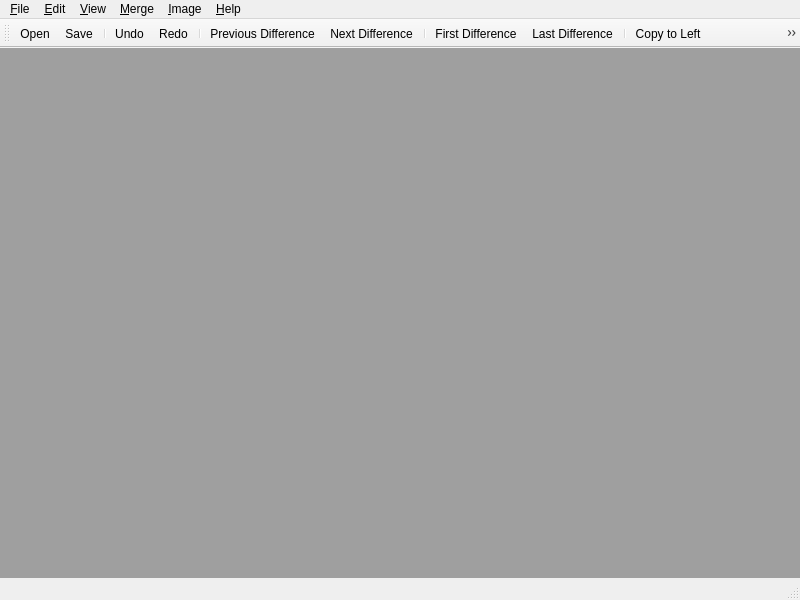
<?xml version="1.0" encoding="UTF-8"?>
<ui version="4.0">
 <class>MainWindow</class>
 <widget class="QMainWindow" name="MainWindow">
  <property name="geometry">
   <rect>
    <x>0</x>
    <y>0</y>
    <width>800</width>
    <height>600</height>
   </rect>
  </property>
  <property name="windowTitle">
   <string>QtIMerge</string>
  </property>
  <widget class="QWidget" name="centralWidget">
   <layout class="QHBoxLayout" name="horizontalLayout">
    <property name="leftMargin">
     <number>0</number>
    </property>
    <property name="topMargin">
     <number>0</number>
    </property>
    <property name="rightMargin">
     <number>0</number>
    </property>
    <property name="bottomMargin">
     <number>0</number>
    </property>
    <item>
     <widget class="QMdiArea" name="mdiArea">
      <property name="viewMode">
       <enum>QMdiArea::TabbedView</enum>
      </property>
      <property name="documentMode">
       <bool>false</bool>
      </property>
      <property name="tabsClosable">
       <bool>true</bool>
      </property>
      <property name="tabsMovable">
       <bool>true</bool>
      </property>
     </widget>
    </item>
   </layout>
  </widget>
  <widget class="QMenuBar" name="menuBar">
   <property name="geometry">
    <rect>
     <x>0</x>
     <y>0</y>
     <width>800</width>
     <height>21</height>
    </rect>
   </property>
   <widget class="QMenu" name="menu_View">
    <property name="title">
     <string>&amp;View</string>
    </property>
    <addaction name="actionViewZoomIn"/>
    <addaction name="actionViewZoomOut"/>
   </widget>
   <widget class="QMenu" name="menu_File">
    <property name="title">
     <string>&amp;File</string>
    </property>
    <addaction name="actionFileOpen"/>
    <addaction name="separator"/>
    <addaction name="actionFileSave"/>
    <addaction name="separator"/>
    <addaction name="actionFileClose"/>
    <addaction name="separator"/>
    <addaction name="actionFileExit"/>
   </widget>
   <widget class="QMenu" name="menu_Merge">
    <property name="title">
     <string>&amp;Merge</string>
    </property>
    <addaction name="actionMergeNextDifference"/>
    <addaction name="actionMergePreviousDifferece"/>
    <addaction name="separator"/>
    <addaction name="actionMergeFirstDifference"/>
    <addaction name="actionMergeLastDifference"/>
    <addaction name="separator"/>
    <addaction name="actionMergeCopyToRight"/>
    <addaction name="actionMergeCopyToLeft"/>
    <addaction name="separator"/>
    <addaction name="actionMergeCopyAllToRight"/>
    <addaction name="actionMergeCopyAllToLeft"/>
   </widget>
   <widget class="QMenu" name="menu_Image">
    <property name="title">
     <string>&amp;Image</string>
    </property>
    <widget class="QMenu" name="menuImageDiffBlockSize">
     <property name="title">
      <string>Diff &amp;Block Size</string>
     </property>
     <addaction name="actionImageDiffBlockSize1"/>
     <addaction name="actionImageDiffBlockSize2"/>
     <addaction name="actionImageDiffBlockSize4"/>
     <addaction name="actionImageDiffBlockSize8"/>
     <addaction name="actionImageDiffBlockSize16"/>
     <addaction name="actionImageDiffBlockSize32"/>
    </widget>
    <widget class="QMenu" name="menuIgnoreColorDifferencesColorDistanceThreshold">
     <property name="title">
      <string>&amp;Ignore Color Differences (Color Distance Threshold)</string>
     </property>
     <addaction name="actionImageThreshold0"/>
     <addaction name="actionImageThreshold1"/>
     <addaction name="actionImageThreshold2"/>
     <addaction name="actionImageThreshold4"/>
     <addaction name="actionImageThreshold8"/>
     <addaction name="actionImageThreshold16"/>
     <addaction name="actionImageThreshold32"/>
    </widget>
    <widget class="QMenu" name="menuImageActivePane">
     <property name="title">
      <string>&amp;Active Pane</string>
     </property>
     <addaction name="actionImageActivePanePreviousPage"/>
     <addaction name="actionImageActivePaneNextPage"/>
    </widget>
    <widget class="QMenu" name="menuImageZoom">
     <property name="title">
      <string>&amp;Zoom</string>
     </property>
     <addaction name="actionImageZoom800"/>
     <addaction name="actionImageZoom400"/>
     <addaction name="actionImageZoom200"/>
     <addaction name="actionImageZoom100"/>
     <addaction name="actionImageZoom50"/>
     <addaction name="actionImageZoom25"/>
    </widget>
    <widget class="QMenu" name="menuImageOverlay">
     <property name="title">
      <string>&amp;Overlay</string>
     </property>
     <addaction name="actionImageOverlayNone"/>
     <addaction name="actionImageOverlayXOR"/>
     <addaction name="actionImageOverlayAlphaBlend"/>
    </widget>
    <addaction name="actionImageViewDifferences"/>
    <addaction name="menuImageDiffBlockSize"/>
    <addaction name="menuIgnoreColorDifferencesColorDistanceThreshold"/>
    <addaction name="separator"/>
    <addaction name="actionImagePreviousPage"/>
    <addaction name="actionImageNextPage"/>
    <addaction name="menuImageActivePane"/>
    <addaction name="separator"/>
    <addaction name="menuImageZoom"/>
    <addaction name="menuImageOverlay"/>
    <addaction name="actionImageSetBackgroundColor"/>
   </widget>
   <widget class="QMenu" name="menu_Edit">
    <property name="title">
     <string>&amp;Edit</string>
    </property>
    <addaction name="actionEditUndo"/>
    <addaction name="actionEditRedo"/>
   </widget>
   <widget class="QMenu" name="menu_Help">
    <property name="title">
     <string>&amp;Help</string>
    </property>
    <addaction name="actionHelpAbout"/>
    <addaction name="actionHelpAboutQt"/>
   </widget>
   <addaction name="menu_File"/>
   <addaction name="menu_Edit"/>
   <addaction name="menu_View"/>
   <addaction name="menu_Merge"/>
   <addaction name="menu_Image"/>
   <addaction name="menu_Help"/>
  </widget>
  <widget class="QToolBar" name="mainToolBar">
   <attribute name="toolBarArea">
    <enum>TopToolBarArea</enum>
   </attribute>
   <attribute name="toolBarBreak">
    <bool>false</bool>
   </attribute>
   <addaction name="actionFileOpen"/>
   <addaction name="actionFileSave"/>
   <addaction name="separator"/>
   <addaction name="actionEditUndo"/>
   <addaction name="actionEditRedo"/>
   <addaction name="separator"/>
   <addaction name="actionMergePreviousDifferece"/>
   <addaction name="actionMergeNextDifference"/>
   <addaction name="separator"/>
   <addaction name="actionMergeFirstDifference"/>
   <addaction name="actionMergeLastDifference"/>
   <addaction name="separator"/>
   <addaction name="actionMergeCopyToLeft"/>
   <addaction name="actionMergeCopyToRight"/>
   <addaction name="separator"/>
   <addaction name="actionMergeCopyAllToLeft"/>
   <addaction name="actionMergeCopyAllToRight"/>
  </widget>
  <widget class="QStatusBar" name="statusBar"/>
  <action name="actionViewZoomIn">
   <property name="text">
    <string>Zoom &amp;In</string>
   </property>
  </action>
  <action name="actionViewZoomOut">
   <property name="text">
    <string>Zoom &amp;Out</string>
   </property>
  </action>
  <action name="actionFileExit">
   <property name="icon">
    <iconset resource="qtimerge.qrc">
     <normaloff>:/images/images/system-log-out-3.png</normaloff>:/images/images/system-log-out-3.png</iconset>
   </property>
   <property name="text">
    <string>E&amp;xit</string>
   </property>
   <property name="shortcut">
    <string>Ctrl+Q</string>
   </property>
  </action>
  <action name="actionMergeNextDifference">
   <property name="icon">
    <iconset resource="qtimerge.qrc">
     <normaloff>:/images/images/go-down-5.png</normaloff>:/images/images/go-down-5.png</iconset>
   </property>
   <property name="text">
    <string>&amp;Next Difference</string>
   </property>
   <property name="shortcut">
    <string>Alt+Down</string>
   </property>
  </action>
  <action name="actionMergePreviousDifferece">
   <property name="icon">
    <iconset resource="qtimerge.qrc">
     <normaloff>:/images/images/go-up-5.png</normaloff>:/images/images/go-up-5.png</iconset>
   </property>
   <property name="text">
    <string>&amp;Previous Difference</string>
   </property>
   <property name="shortcut">
    <string>Alt+Up</string>
   </property>
  </action>
  <action name="actionMergeFirstDifference">
   <property name="icon">
    <iconset resource="qtimerge.qrc">
     <normaloff>:/images/images/go-top-4.png</normaloff>:/images/images/go-top-4.png</iconset>
   </property>
   <property name="text">
    <string>&amp;First Difference</string>
   </property>
   <property name="shortcut">
    <string>Alt+Home</string>
   </property>
  </action>
  <action name="actionMergeLastDifference">
   <property name="icon">
    <iconset resource="qtimerge.qrc">
     <normaloff>:/images/images/go-bottom-4.png</normaloff>:/images/images/go-bottom-4.png</iconset>
   </property>
   <property name="text">
    <string>&amp;Last Difference</string>
   </property>
   <property name="shortcut">
    <string>Alt+End</string>
   </property>
  </action>
  <action name="actionMergeCopyToLeft">
   <property name="icon">
    <iconset resource="qtimerge.qrc">
     <normaloff>:/images/images/go-previous-5.png</normaloff>:/images/images/go-previous-5.png</iconset>
   </property>
   <property name="text">
    <string>Copy to L&amp;eft</string>
   </property>
   <property name="shortcut">
    <string>Alt+Left</string>
   </property>
  </action>
  <action name="actionMergeCopyToRight">
   <property name="icon">
    <iconset resource="qtimerge.qrc">
     <normaloff>:/images/images/go-next-5.png</normaloff>:/images/images/go-next-5.png</iconset>
   </property>
   <property name="text">
    <string>Copy to &amp;Right</string>
   </property>
   <property name="shortcut">
    <string>Alt+Right</string>
   </property>
  </action>
  <action name="actionMergeCopyAllToRight">
   <property name="icon">
    <iconset resource="qtimerge.qrc">
     <normaloff>:/images/images/go-last-3.png</normaloff>:/images/images/go-last-3.png</iconset>
   </property>
   <property name="text">
    <string>Copy &amp;All to Right</string>
   </property>
  </action>
  <action name="actionMergeCopyAllToLeft">
   <property name="icon">
    <iconset resource="qtimerge.qrc">
     <normaloff>:/images/images/go-first-3.png</normaloff>:/images/images/go-first-3.png</iconset>
   </property>
   <property name="text">
    <string>Cop&amp;y All to Left</string>
   </property>
  </action>
  <action name="actionImageViewDifferences">
   <property name="checkable">
    <bool>true</bool>
   </property>
   <property name="text">
    <string>View &amp;Differences</string>
   </property>
  </action>
  <action name="actionImageDiffBlockSize1">
   <property name="checkable">
    <bool>true</bool>
   </property>
   <property name="text">
    <string>&amp;1</string>
   </property>
  </action>
  <action name="actionImageDiffBlockSize2">
   <property name="checkable">
    <bool>true</bool>
   </property>
   <property name="text">
    <string>&amp;2</string>
   </property>
  </action>
  <action name="actionImageDiffBlockSize4">
   <property name="checkable">
    <bool>true</bool>
   </property>
   <property name="text">
    <string>&amp;4</string>
   </property>
  </action>
  <action name="actionImageDiffBlockSize8">
   <property name="checkable">
    <bool>true</bool>
   </property>
   <property name="text">
    <string>&amp;8</string>
   </property>
  </action>
  <action name="actionImageDiffBlockSize16">
   <property name="checkable">
    <bool>true</bool>
   </property>
   <property name="text">
    <string>1&amp;6</string>
   </property>
  </action>
  <action name="actionImageDiffBlockSize32">
   <property name="checkable">
    <bool>true</bool>
   </property>
   <property name="text">
    <string>&amp;32</string>
   </property>
  </action>
  <action name="actionImagePreviousPage">
   <property name="text">
    <string>&amp;Previous Page</string>
   </property>
  </action>
  <action name="actionImageNextPage">
   <property name="text">
    <string>&amp;Next Page</string>
   </property>
  </action>
  <action name="actionImageActivePanePreviousPage">
   <property name="text">
    <string>&amp;Previous Page</string>
   </property>
  </action>
  <action name="actionImageActivePaneNextPage">
   <property name="text">
    <string>&amp;Next Page</string>
   </property>
  </action>
  <action name="actionImageSetBackgroundColor">
   <property name="checkable">
    <bool>true</bool>
   </property>
   <property name="text">
    <string>&amp;Set Background Color</string>
   </property>
  </action>
  <action name="actionImageZoom100">
   <property name="checkable">
    <bool>true</bool>
   </property>
   <property name="text">
    <string>&amp;100%</string>
   </property>
  </action>
  <action name="actionImageZoom800">
   <property name="checkable">
    <bool>true</bool>
   </property>
   <property name="text">
    <string>&amp;800%</string>
   </property>
  </action>
  <action name="actionImageZoom400">
   <property name="checkable">
    <bool>true</bool>
   </property>
   <property name="text">
    <string>&amp;400%</string>
   </property>
  </action>
  <action name="actionImageZoom200">
   <property name="checkable">
    <bool>true</bool>
   </property>
   <property name="text">
    <string>&amp;200%</string>
   </property>
  </action>
  <action name="actionImageZoom50">
   <property name="checkable">
    <bool>true</bool>
   </property>
   <property name="text">
    <string>&amp;50%</string>
   </property>
  </action>
  <action name="actionImageZoom25">
   <property name="checkable">
    <bool>true</bool>
   </property>
   <property name="text">
    <string>25%</string>
   </property>
  </action>
  <action name="actionImageOverlayNone">
   <property name="checkable">
    <bool>true</bool>
   </property>
   <property name="text">
    <string>&amp;None</string>
   </property>
  </action>
  <action name="actionImageOverlayXOR">
   <property name="checkable">
    <bool>true</bool>
   </property>
   <property name="text">
    <string>&amp;XOR</string>
   </property>
  </action>
  <action name="actionImageOverlayAlphaBlend">
   <property name="checkable">
    <bool>true</bool>
   </property>
   <property name="text">
    <string>&amp;Alpha Blend</string>
   </property>
  </action>
  <action name="actionImageThreshold0">
   <property name="checkable">
    <bool>true</bool>
   </property>
   <property name="text">
    <string>&amp;0</string>
   </property>
  </action>
  <action name="actionImageThreshold1">
   <property name="checkable">
    <bool>true</bool>
   </property>
   <property name="text">
    <string>&amp;1</string>
   </property>
  </action>
  <action name="actionImageThreshold2">
   <property name="checkable">
    <bool>true</bool>
   </property>
   <property name="text">
    <string>&amp;2</string>
   </property>
  </action>
  <action name="actionImageThreshold4">
   <property name="checkable">
    <bool>true</bool>
   </property>
   <property name="text">
    <string>&amp;4</string>
   </property>
  </action>
  <action name="actionImageThreshold8">
   <property name="checkable">
    <bool>true</bool>
   </property>
   <property name="text">
    <string>&amp;8</string>
   </property>
  </action>
  <action name="actionImageThreshold16">
   <property name="checkable">
    <bool>true</bool>
   </property>
   <property name="text">
    <string>1&amp;6</string>
   </property>
  </action>
  <action name="actionImageThreshold32">
   <property name="checkable">
    <bool>true</bool>
   </property>
   <property name="text">
    <string>&amp;32</string>
   </property>
  </action>
  <action name="actionEditUndo">
   <property name="icon">
    <iconset resource="qtimerge.qrc">
     <normaloff>:/images/images/edit-undo-4.png</normaloff>:/images/images/edit-undo-4.png</iconset>
   </property>
   <property name="text">
    <string>&amp;Undo</string>
   </property>
   <property name="shortcut">
    <string>Ctrl+Z</string>
   </property>
  </action>
  <action name="actionEditRedo">
   <property name="icon">
    <iconset resource="qtimerge.qrc">
     <normaloff>:/images/images/edit-redo-4.png</normaloff>:/images/images/edit-redo-4.png</iconset>
   </property>
   <property name="text">
    <string>&amp;Redo</string>
   </property>
   <property name="shortcut">
    <string>Ctrl+Y</string>
   </property>
  </action>
  <action name="actionFileOpen">
   <property name="icon">
    <iconset resource="qtimerge.qrc">
     <normaloff>:/images/images/document-open-5.png</normaloff>:/images/images/document-open-5.png</iconset>
   </property>
   <property name="text">
    <string>&amp;Open</string>
   </property>
   <property name="shortcut">
    <string>Ctrl+O</string>
   </property>
  </action>
  <action name="actionHelpAbout">
   <property name="text">
    <string>&amp;About</string>
   </property>
  </action>
  <action name="actionHelpAboutQt">
   <property name="text">
    <string>About &amp;Qt</string>
   </property>
  </action>
  <action name="actionFileSave">
   <property name="icon">
    <iconset resource="qtimerge.qrc">
     <normaloff>:/images/images/document-save-3.png</normaloff>:/images/images/document-save-3.png</iconset>
   </property>
   <property name="text">
    <string>&amp;Save</string>
   </property>
  </action>
  <action name="actionFileClose">
   <property name="text">
    <string>&amp;Close</string>
   </property>
  </action>
 </widget>
 <layoutdefault spacing="6" margin="11"/>
 <resources>
  <include location="qtimerge.qrc"/>
 </resources>
 <connections>
  <connection>
   <sender>actionFileExit</sender>
   <signal>triggered()</signal>
   <receiver>MainWindow</receiver>
   <slot>close()</slot>
   <hints>
    <hint type="sourcelabel">
     <x>-1</x>
     <y>-1</y>
    </hint>
    <hint type="destinationlabel">
     <x>399</x>
     <y>299</y>
    </hint>
   </hints>
  </connection>
 </connections>
</ui>
